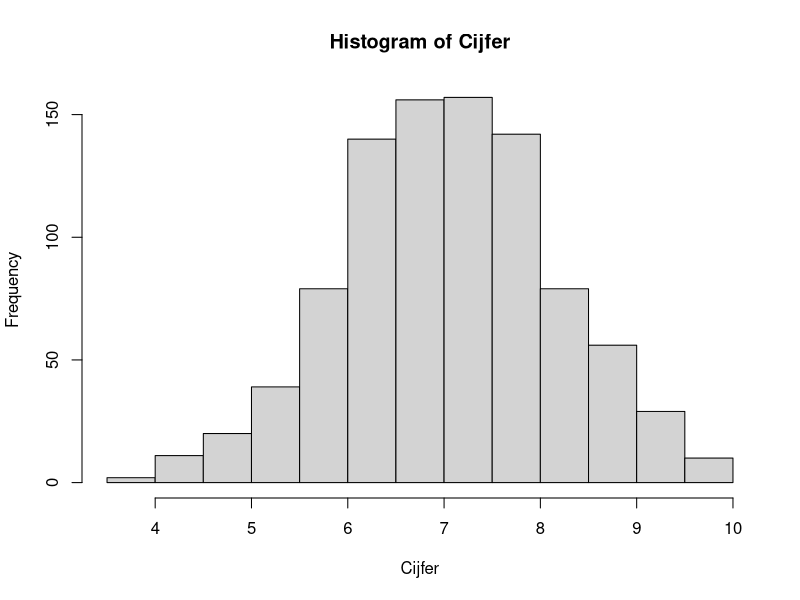
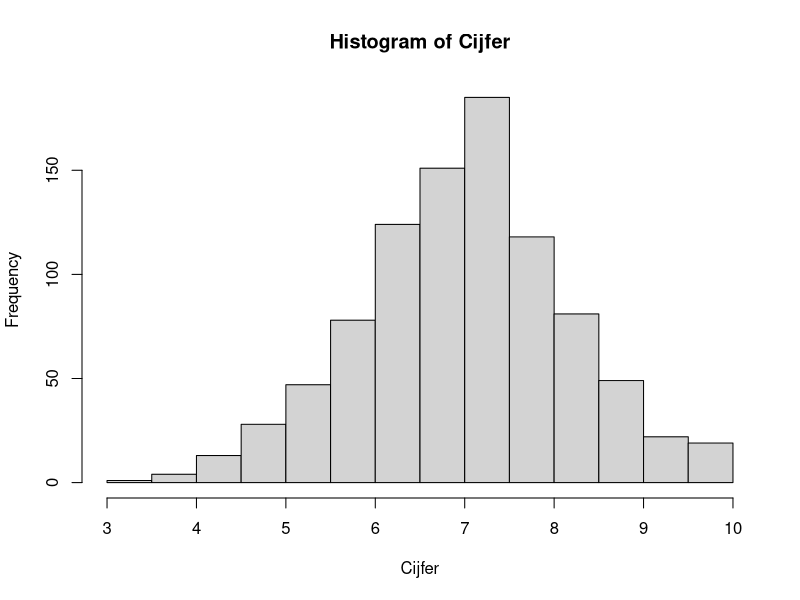

Write R code to recreate these figures, in order.
## +++++++++++++++++++++++++++++++++++++++++++++++++++++++++++++++++++++++++++++
## 32.R  ####
## +++++++++++++++++++++++++++++++++++++++++++++++++++++++++++++++++++++++++++++
## R code voor Student Analytics Vrije Universiteit Amsterdam
## Copyright 2020 VU
## Web Page: http://www.vu.nl
## Contact: Theo Bakker (t.c.bakker@vu.nl)
## Verspreiding buiten de VU: Ja
##
## Doel: Doel
##
## Afhankelijkheden: Afhankelijkheid
##
## Datasets: Datasets
##
## Opmerkingen:
## 1) Geen.
## 2) ___
##
## ++++++++++++++++++++++++++++++++++++++++++++++++++++++++++++++++++++++++++++
## TODO:
## 1) ___.
##
## ++++++++++++++++++++++++++++++++++++++++++++++++++++++++++++++++++++++++++++
## Geschiedenis:
## 17-07-2020: EG: Aanmaak bestand
## ++++++++++++++++++++++++++++++++++++++++++++++++++++++++++++++++++++++++++++

## Toets: Mixed ANOVA

## Casus

# De masteropleiding Sustainable Change Management is een experiment gestart 
# waarbij studenten die niet direct toelaatbaar zijn voor de opleiding een 
# premasterprogramma van een half jaar kunnen volgen om alsnog toegelaten te 
# worden. Om dit experiment te evalueren wil het afdelingshoofd onderzoeken of 
# er verschillen zijn tussen de resultaten van premasterstudenten en direct 
# toelaatbare studenten. Daarom vraagt hij te onderzoeken of er verschillen 
# zijn tussen de toelaatbare en premasterstudenten voor de kernvakken 
# Sustainable Innovation, Organizational Change Management en Organizational 
# Psychology en de masterthesis. Op basis van deze analyse kan het 
# afdelingshoofd zien of het premasterprogramma goed aansluit bij het 
# masterprogramma en waar eventuele tekortkomingen zitten.

# seed
set.seed(12, 
         kind = "Mersenne-Twister", 
         normal.kind = "Inversion",
         sample.kind = "Rejection")

# Maak studentnummers
Studentnummer <- sample(4000000:4500000, 
                        230)
Studentnummer <- as.factor(Studentnummer)
Studentnummer <- rep(Studentnummer,
                     4)

# Cijfers Premaster Sustainable Innovation
Cijfers_P_SI <- rnorm(80,
                      7.0,
                      1)

# Cijfers Master Sustainable Innovation
Cijfers_M_SI <- rnorm(150,
                      6.3,
                      1)

# Cijfers Premaster Organizational Change Management
Cijfers_P_OC <- rnorm(80,
                      6.4,
                      1)

# Cijfers Master Organizational Change Management
Cijfers_M_OC <- rnorm(150,
                      7.2,
                      1)

# Cijfers Premaster Organizational Psychology
Cijfers_P_OP <- rnorm(80,
                      6.7,
                      1)

# Cijfers Master Organizational Psychology
Cijfers_M_OP <- rnorm(150,
                      7.6,
                      1)

# Cijfers Premaster Thesis
Cijfers_P_TH <- rnorm(80,
                      7.5,
                      1)

# Cijfers Master Thesis
Cijfers_M_TH <- rnorm(150,
                      7.5,
                      1)

# Bind alle cijfervariabelen aan elkaar
Cijfer <- c(Cijfers_P_SI,
            Cijfers_M_SI,
            Cijfers_P_OC,
            Cijfers_M_OC,
            Cijfers_P_OP,
            Cijfers_M_OP,
            Cijfers_P_TH,
            Cijfers_M_TH
            )

Cijfer[Cijfer > 10] <- 10
hist(Cijfer)

# Maak een variabele die aangeeft of het een theorie of praktijk vak is
Premaster <- rep(c(rep("Premaster",
                      80),
                  rep("Geen premaster",
                      150)),
                4)

# Maak een variabele die de onderwijsperiode aangeeft
Vak <- c(rep("Sustainable Innovation",
             230),
         rep("Organizational Change Management",
             230),
         rep("Organizational Psychology",
             230),
         rep("Thesis",
             230))


# Bind alles in een dataset
Resultaten_SCM <- cbind.data.frame(Studentnummer,
                                   Premaster,
                                   Vak,
                                   Cijfer)

#library(ez)

#ezANOVA(Resultaten_SCM, 
#        dv = Cijfer, 
#        wid = Studentnummer,
#        within = Vak,
#        between = Premaster,
#       detailed = TRUE)



#library(schoRsch)
#anova_out(bb)

rm(Cijfer,
   Vak,
   Premaster,
   Studentnummer,
   Cijfers_M_OC,
   Cijfers_P_OC,
   Cijfers_M_SI,
   Cijfers_P_SI,
   Cijfers_M_OP,
   Cijfers_P_OP,
   Cijfers_M_TH,
   Cijfers_P_TH)

################################################################################

# geen interactie-effect
# Maak studentnummers
Studentnummer <- sample(4000000:4500000, 
                        230)
Studentnummer <- as.factor(Studentnummer)
Studentnummer <- rep(Studentnummer,
                     4)

# Cijfers Premaster Sustainable Innovation
Cijfers_P_SI <- rnorm(80,
                      6.0,
                      1)

# Cijfers Master Sustainable Innovation
Cijfers_M_SI <- rnorm(150,
                      6.5,
                      1)

# Cijfers Premaster Organizational Change Management
Cijfers_P_OC <- rnorm(80,
                      6.4,
                      1)

# Cijfers Master Organizational Change Management
Cijfers_M_OC <- rnorm(150,
                      6.9,
                      1)

# Cijfers Premaster Organizational Psychology
Cijfers_P_OP <- rnorm(80,
                      6.7,
                      1)

# Cijfers Master Organizational Psychology
Cijfers_M_OP <- rnorm(150,
                      7.2,
                      1)

# Cijfers Premaster Thesis
Cijfers_P_TH <- rnorm(80,
                      7.5,
                      1)

# Cijfers Master Thesis
Cijfers_M_TH <- rnorm(150,
                      8.0,
                      1)

# Bind alle cijfervariabelen aan elkaar
Cijfer <- c(Cijfers_P_SI,
            Cijfers_M_SI,
            Cijfers_P_OC,
            Cijfers_M_OC,
            Cijfers_P_OP,
            Cijfers_M_OP,
            Cijfers_P_TH,
            Cijfers_M_TH
            )

Cijfer[Cijfer > 10] <- 10
hist(Cijfer)

# Maak een variabele die aangeeft of het een theorie of praktijk vak is
Premaster <- rep(c(rep("Premaster",
                      80),
                  rep("Geen premaster",
                      150)),
                4)

# Maak een variabele die de onderwijsperiode aangeeft
Vak <- c(rep("Sustainable Innovation",
             230),
         rep("Organizational Change Management",
             230),
         rep("Organizational Psychology",
             230),
         rep("Thesis",
             230))


# Bind alles in een dataset
Hoofdeffecten_Resultaten_SCM <- cbind.data.frame(Studentnummer,
                                   Premaster,
                                   Vak,
                                   Cijfer)

#library(ez)
#ezANOVA(Resultaten_SCM, 
#        dv = Cijfer, 
#        wid = Studentnummer,
#        within = Vak,
#        between = Premaster,
#       detailed = TRUE)

rm(Cijfer,
   Vak,
   Premaster,
   Studentnummer,
   Cijfers_M_OC,
   Cijfers_P_OC,
   Cijfers_M_SI,
   Cijfers_P_SI,
   Cijfers_M_OP,
   Cijfers_P_OP,
   Cijfers_M_TH,
   Cijfers_P_TH)

## Sla de datasets op
#write.csv(Resultaten_SCM,
#          file = "05. Datasets/32_Resultaten_SCM.csv")

#write.csv(Hoofdeffecten_Resultaten_SCM,
#          file = "05. Datasets/32_Hoofdeffecten_Resultaten_SCM.csv")


#vvv <- aov(Gemiddeld_cijfer ~ Geslacht + Vooropleiding + Geslacht:Vooropleiding,
#    data = Gemiddelde_cijfers_psychologie)
#mod <- "Gemiddeld_cijfer ~ Geslacht + Vooropleiding + Geslacht:Vooropleiding"

#summary(vvv)
#vvv$terms
#library(effects)
#allEffects(vvv)


#by(Gemiddelde_cijfers_psychologie$Gemiddeld_cijfer,
#   list(Gemiddelde_cijfers_psychologie$Geslacht,
#        Gemiddelde_cijfers_psychologie$Vooropleiding),
#   summary)


#install.packages("summarytools")
#library(summarytools)

#with(Gemiddelde_cijfers_psychologie, stby(data = Gemiddeld_cijfer,
#   list(Geslacht,
#        Vooropleiding),
#   descr,
#   stats = c("mean","sd","med","n.valid")))